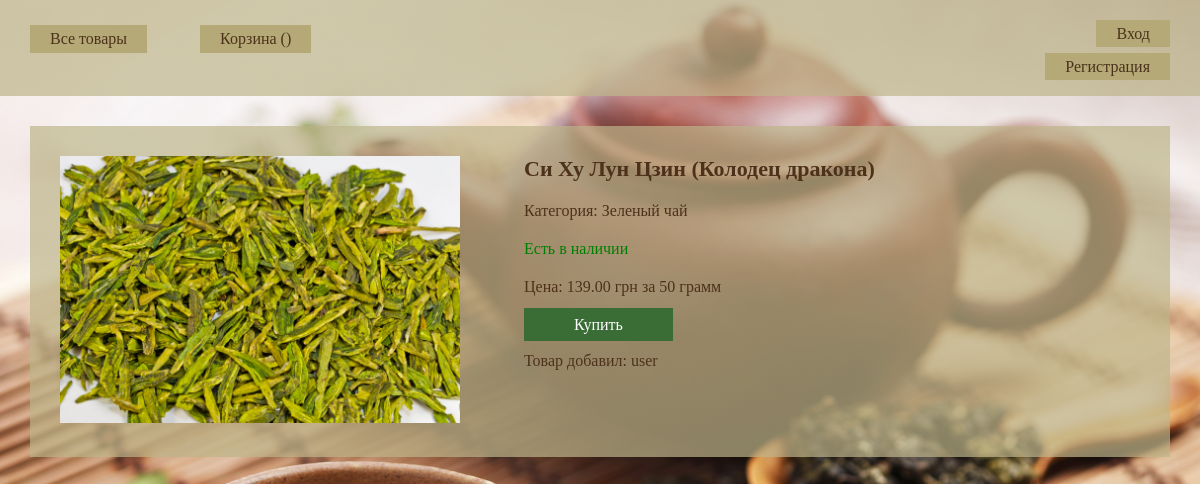
The page /tea/product/1/ on the database its author committed.
### tea/models.py (models this page shows, shortened)
class Product(models.Model):
    name = models.CharField(max_length=100)
    category = models.ForeignKey(Category, on_delete=models.CASCADE)
    price = models.DecimalField(max_digits=10, decimal_places=2)
    quantity = models.PositiveIntegerField()
    photo = models.ImageField(default='None', upload_to='products_photo/')
    user = models.ForeignKey(User, null=True)

class Category(models.Model):
    name = models.CharField(max_length=100)
    def __str__(self):
        return str(self.name)

### tea/views.py (the view)
# urls.py: url(r'^product/(?P<id>\d+)/$', ProductDetail.as_view(), name='product_detail'),
class ProductDetail(DetailView):
    model = Product
    pk_url_kwarg = 'id'
    template_name = 'product.html'
    def get_context_data(self, **kwargs):
        context = super(ProductDetail, self).get_context_data(**kwargs)
        context['cart'] = Cart(self.request)
        return context

### templates/product.html (shortened to what this page needs)
{% extends "base.html" %}
{% block content %}
    <div class="product_overview">
        <img src="{{ product.photo.url }}">
        <div class="details">
            <h1>{{ product.name }}</h1>
            <p>Категория: {{ product.category }}</p>
            {% if product.quantity > 0 %}
                <p class="yes">Есть в наличии</p>
            {% else %}
                <p class="no">Нет в наличии</p>
            {% endif %}
            <p>Цена: {{ product.price }} грн за 50 грамм</p>
            {% if product.quantity >= 50  %}
                <a href="add_to_cart/" class="add_to_cart_btn enabled">Купить</a>
            {% else %}
                <a href="" class="add_to_cart_btn disabled">Купить</a>
            {% endif %}
            <br><br>
            <p>Товар добавил: {{product.user}}</p>
        </div>
    </div>
{% endblock %}

### static/css/style.css (style rules this page uses)
html, body, div, span, a, img, strong, b, u, i, ol, ul, li, form, label, table, tbody, thead, tr, th, td, article, aside, footer, header, menu, nav, h1,h2,h3, p { margin: 0; padding: 0; border: 0; }
html, body { height: 100%; width: 100%; }
body { background: url(../images/back.jpg) no-repeat; background-size: cover; background-attachment: fixed; }
.product_overview { width: 95%; margin: 30px; background-color: rgba(190, 181, 138, 0.7); }
.product_overview img { margin: 30px; width: 400px; display: inline-block; }
.details { margin: 30px; display: inline-block; vertical-align: top; max-width: 600px; color: #4d321b; }
.details h1 { font-size: 22px; margin-bottom: 20px; }
.details p { margin-bottom: 20px; }
.details .yes { color: #008000; }
.add_to_cart_btn { text-decoration: none; padding: 8px 50px; font-size: 16px; background-color: #3a6d35; color: #fff; -moz-transition: background-color 0.3s 0.1s ease; -o-transition: background-color 0.3s 0.1s ease; -webkit-transition: background-color 0.3s 0.1s ease; }

### rows shown on the page
Product: photo (picture), name "Си Ху Лун Цзин (Колодец дракона)", category "Зеленый чай", price "139.00", user "user"
